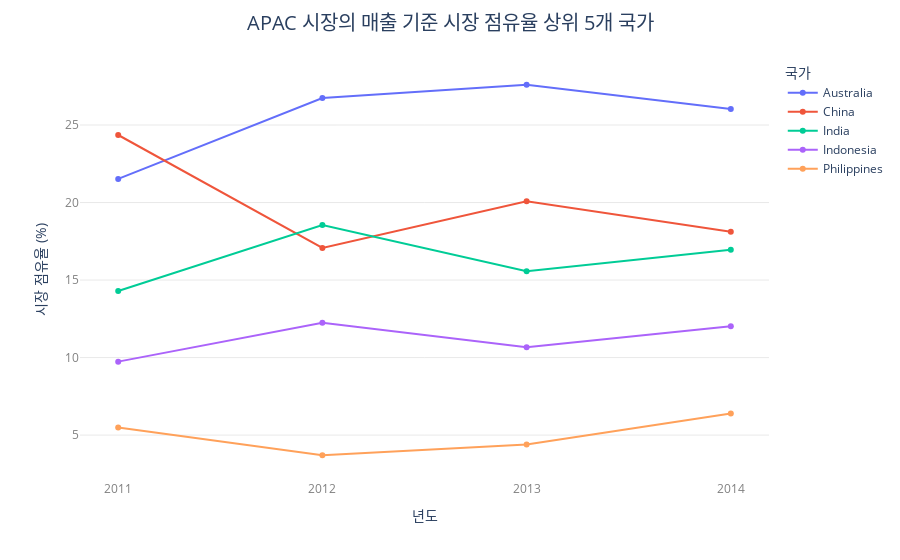

This figure's notebook cell:
### Markdown cell above
### APAC 시장 점유율 높은 5개 국가

### Code cell
apac_sales = df[df['Market'] == 'APAC'].groupby(['Year', 'Country'], as_index=False)['Sales'].sum()

apac_sales['Market Share'] = apac_sales.groupby('Year')['Sales'].transform(lambda x: (x / x.sum()) * 100)

top_5_countries = apac_sales[apac_sales['Year'] == 2011].nlargest(5, 'Sales')['Country'].tolist()

apac_top5_sales = apac_sales[apac_sales['Country'].isin(top_5_countries)]

fig = px.line(
    apac_top5_sales, x='Year', y='Market Share', color='Country', markers=True,
    labels={'Market Share': '시장 점유율 (%)', 'Year': '년도', 'Country': '국가'}
)

fig.update_layout(
    title=dict(text="APAC 시장의 매출 기준 시장 점유율 상위 5개 국가",
               x=0.5),
    title_font_size=20,
    plot_bgcolor='white'
)

fig.update_yaxes(showgrid=True, gridwidth=0.5, gridcolor='lightgray', tickfont=dict(color='gray'))
fig.update_xaxes(tickmode="linear", dtick=1, tickfont=dict(color='gray'))

fig.show()

### Figure 1 — Plotly figure (JSON) as saved in the notebook; plotly's stock layout.template omitted (floating-point values rounded to 4 significant figures)
{"data": [{"hovertemplate": "국가=Australia<br>년도=%{x}<br>시장 점유율 (%)=%{y}<extra></extra>", "legendgroup": "Australia", "line": {"color": "#636efa", "dash": "solid"}, "marker": {"symbol": "circle"}, "mode": "lines+markers", "name": "Australia", "orientation": "v", "showlegend": true, "type": "scatter", "x": [2011, 2012, 2013, 2014], "xaxis": "x", "y": [21.52, 26.74, 27.6, 26.03], "yaxis": "y"}, {"hovertemplate": "국가=China<br>년도=%{x}<br>시장 점유율 (%)=%{y}<extra></extra>", "legendgroup": "China", "line": {"color": "#EF553B", "dash": "solid"}, "marker": {"symbol": "circle"}, "mode": "lines+markers", "name": "China", "orientation": "v", "showlegend": true, "type": "scatter", "x": [2011, 2012, 2013, 2014], "xaxis": "x", "y": [24.36, 17.07, 20.08, 18.11], "yaxis": "y"}, {"hovertemplate": "국가=India<br>년도=%{x}<br>시장 점유율 (%)=%{y}<extra></extra>", "legendgroup": "India", "line": {"color": "#00cc96", "dash": "solid"}, "marker": {"symbol": "circle"}, "mode": "lines+markers", "name": "India", "orientation": "v", "showlegend": true, "type": "scatter", "x": [2011, 2012, 2013, 2014], "xaxis": "x", "y": [14.3, 18.55, 15.57, 16.96], "yaxis": "y"}, {"hovertemplate": "국가=Indonesia<br>년도=%{x}<br>시장 점유율 (%)=%{y}<extra></extra>", "legendgroup": "Indonesia", "line": {"color": "#ab63fa", "dash": "solid"}, "marker": {"symbol": "circle"}, "mode": "lines+markers", "name": "Indonesia", "orientation": "v", "showlegend": true, "type": "scatter", "x": [2011, 2012, 2013, 2014], "xaxis": "x", "y": [9.739, 12.25, 10.66, 12.02], "yaxis": "y"}, {"hovertemplate": "국가=Philippines<br>년도=%{x}<br>시장 점유율 (%)=%{y}<extra></extra>", "legendgroup": "Philippines", "line": {"color": "#FFA15A", "dash": "solid"}, "marker": {"symbol": "circle"}, "mode": "lines+markers", "name": "Philippines", "orientation": "v", "showlegend": true, "type": "scatter", "x": [2011, 2012, 2013, 2014], "xaxis": "x", "y": [5.49, 3.701, 4.394, 6.391], "yaxis": "y"}], "layout": {"legend": {"title": {"text": "국가"}, "tracegroupgap": 0}, "margin": {"t": 60}, "plot_bgcolor": "white", "title": {"font": {"size": 20}, "text": "APAC 시장의 매출 기준 시장 점유율 상위 5개 국가", "x": 0.5}, "xaxis": {"anchor": "y", "domain": [0, 1], "dtick": 1, "tickfont": {"color": "gray"}, "tickmode": "linear", "title": {"text": "년도"}}, "yaxis": {"anchor": "x", "domain": [0, 1], "gridcolor": "lightgray", "gridwidth": 0.5, "showgrid": true, "tickfont": {"color": "gray"}, "title": {"text": "시장 점유율 (%)"}}}}
